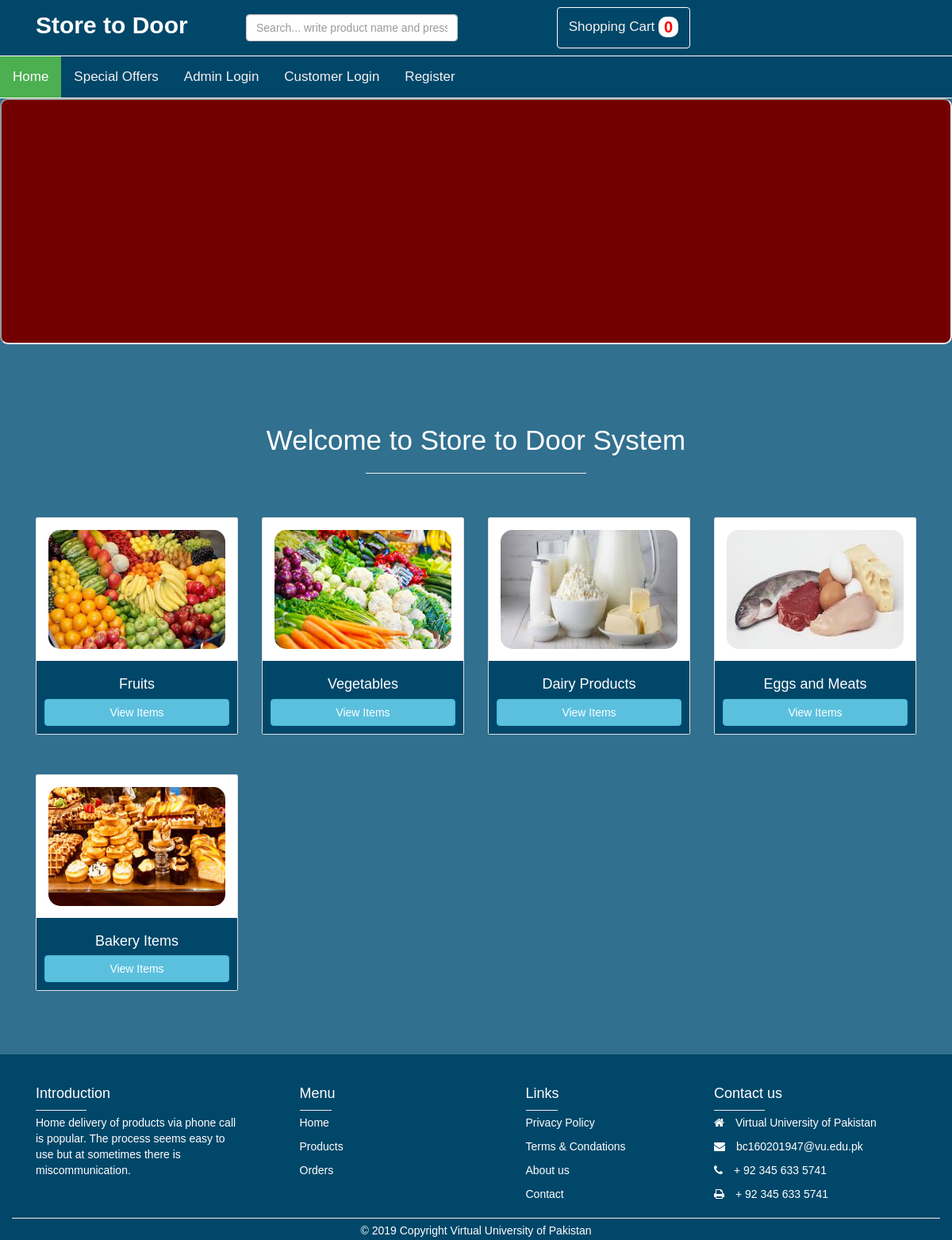
The page / on the database its author committed.
### tables this page shows
CREATE TABLE `categories` (
  `id` int(11) NOT NULL,
  `cat_title` varchar(100) NOT NULL,
  `description` varchar(110) NOT NULL,
  `image` text NOT NULL
);

### index.php (the view, shortened to what this page needs)
<?php
include ('header.php');
?>
<iframe src="slider/wowslider.html" height="310px" width="100%" style="border-radius: 10px;background-color: #730000 !important;"></iframe>
    <div class="container container mt-4 mb-5" style="margin-top:80px !important">
        <h3 class="display-4 text-center"> Welcome to Store to Door System </h3>
        <hr class="bg-light mb-4 w-25">
		<br>
		<br>
        <div class="row">
		<?php
		$xyz= "select * from categories";
		$sql = mysqli_query($con, $xyz);
		while ($rows= mysqli_fetch_array($sql)) {
			$name		= $rows['cat_title'];
			$image		= $rows['image'];
		?>
            <div class="col-md-3" >
						<form method="post" action="index.php?id=<?php echo $rows["id"]; ?>">
                <div class="card" style="margin-bottom:50px ">
                    <img class="card-img-top" src="admin/uploads/<?php echo $image; ?>" alt="Card image cap" style="height:180px; padding: 15px; border-radius: 30px; ">
                    <div class="card-block p-3" style="background-color: #014769 !important;">
                        <h4 class="card-title" align="center"><?php echo $name; ?></h4>
						<a href="products.php?category=<?php echo $rows["cat_title"]; ?>" class="btn btn-info btn-block">View Items</a>
</form>
                    </div>
                </div>
            </div>
		<?php } ?>
<?php include ('footer.php'); ?>

### rows shown on the page
categories: image (picture), cat_title "Fruits"
categories: image (picture), cat_title "Vegetables"
categories: image (picture), cat_title "Dairy Products"
categories: image (picture), cat_title "Eggs and Meats"
categories: image (picture), cat_title "Bakery Items"

### other values the page prints
$cart_count "0"
